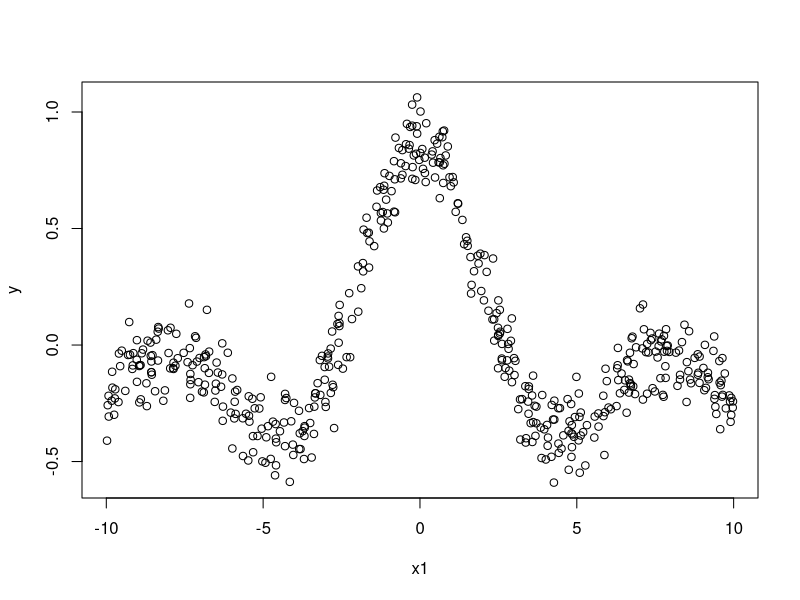
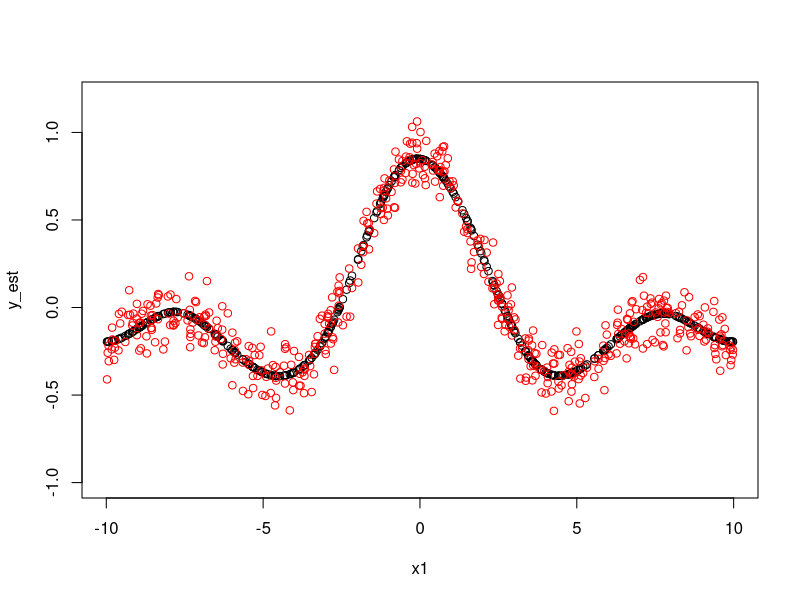
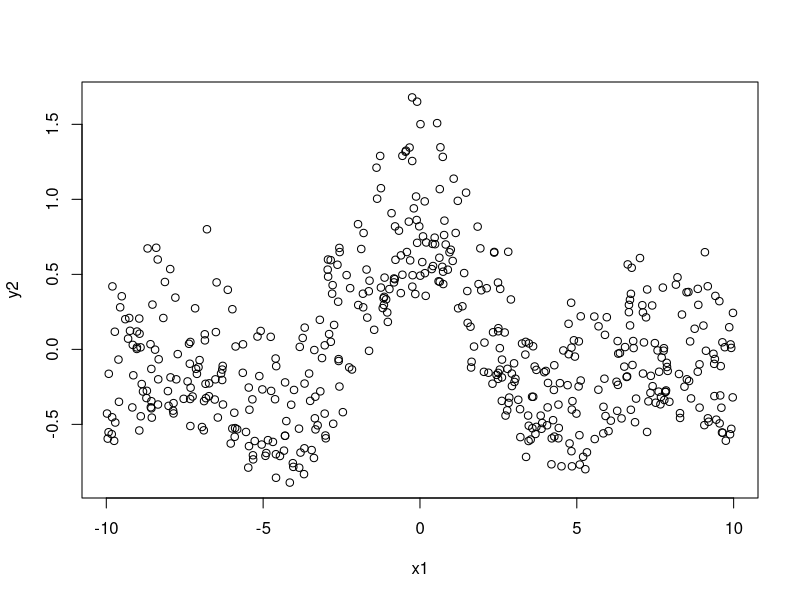
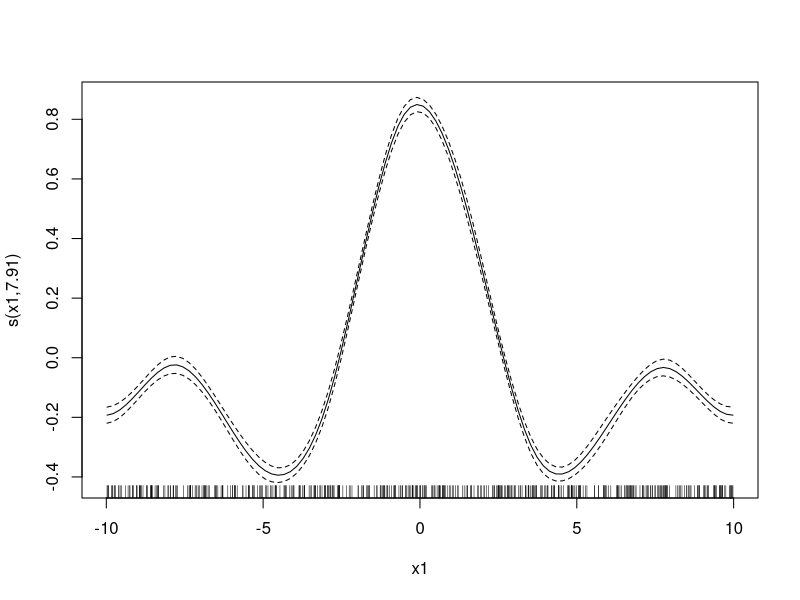
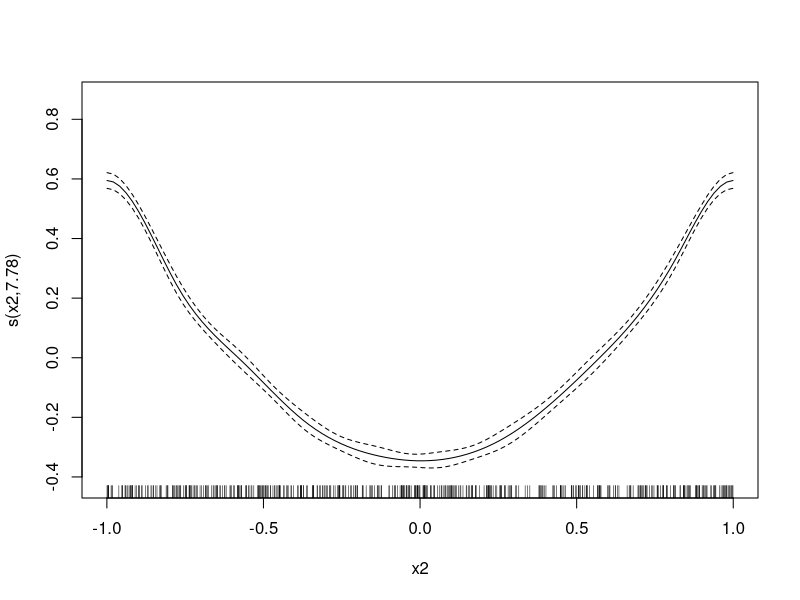

Write R code to recreate these figures, in order. (Note: this script raises an error after producing the figures.)
library('mgcv')

n = 500
x1 = runif(n, -10, 10)
y = sin(x1)/x1 + rnorm(n, 0, .1)
y = y - mean(y)

plot(x1, y)

dat = data.frame(x1, y)


b <- gam(y~s(x1, bs = "cc", k = 10 )-1, data=dat)
summary(b)

y_est = predict(b, newdata = dat)

plot(x1, y_est, ylim = c(-1, 1.2))
points(x1, y, col='red')


x2 = runif(n, -1, 1)

y2 = y + x2**2
y2 = y2 - mean(y2)

plot(x1, y2)
dat2 = cbind(dat, x2, y2)

b2 = gam(y2~s(x1, bs="cc", k=10) + s(x2, bs="cc", k=10) - 1, data = dat2)

p = plot(b2)

partial1_x = p[[1]]$x
partial1_est = p[[1]]$fit
partial1_se = p[[1]]$se

partial2_x = p[[2]]$x
partial2_est = p[[2]]$fit
partial2_se = p[[2]]$se

res = data.frame(x1, x2, y, y_est, partial1_x, partial1_se, partial1_est, 
                 partial2_x, partial2_se, partial2_est)

write.csv(x = res, file = 'Documenti/statsmodels/statsmodels/sandbox/gam_gsoc2015/tests/results/cubic_splines_from_mgcv.csv')
